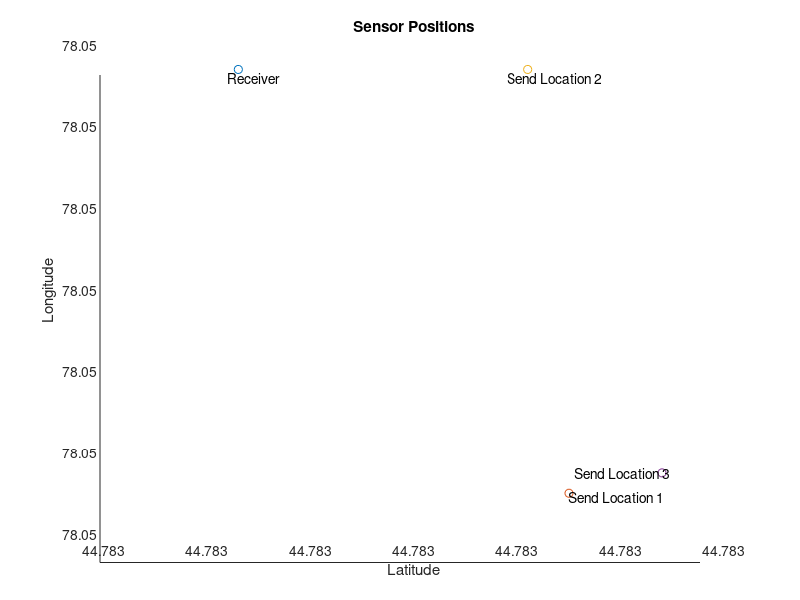

Recreate this plot in MATLAB.
%This is a script to plot the GPS coordinates.
receiver_loc = [44.783413, 78.050114];
send_loc1 = [44.783445, 78.05001];
send_loc2 = [44.783441,78.050114];
send_loc3 = [44.783454,78.050015];
figure
hold on
p = scatter(44.783413, 78.050114, [], 'red')
text(44.783412, 78.050112, 'Receiver')
p1 = scatter(44.783445, 78.05001, [], 'blue')
text(44.783445, 78.050009, 'Send Location 1')
p2 = scatter(44.783441,78.050114, [], 'blue')
text(44.783439,78.050112, 'Send Location 2')
p3 = scatter(44.783454,78.050015, [], 'blue')
text(44.783445485,78.050015, 'Send Location 3')
title('Sensor Positions')
xlabel('Latitude')
ylabel('Longitude')